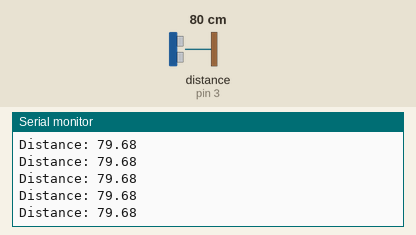
Simulated run of this sketch. Board: Arduino Uno, built with avr-gcc and run on an emulated ATmega328P. Shown: the last lines printed to the serial monitor. Wiring (inferred from the names in the program): ultrasonic range finder: trigger pin 2; echo pin 3. Inputs (shaded band) come from the test bench; at power-on: distance to the obstacle (sensor on pin 3) 80 cm. The echo pulse lasts 58.3 µs per cm.

Above: at 1.2 s.
1.3 s: distance to the obstacle (sensor on pin 3) set to 2 cm
At 1.39 s:
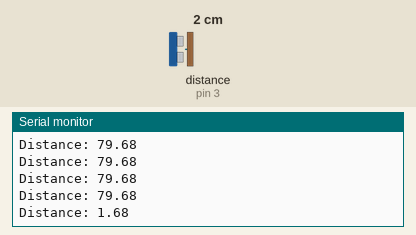
2.8 s: distance to the obstacle (sensor on pin 3) set to 4 cm
At 2.81 s:
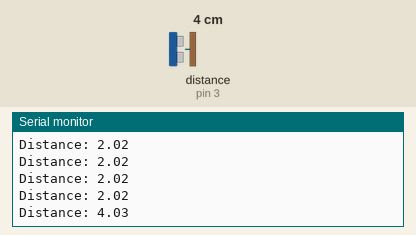
4.3 s: distance to the obstacle (sensor on pin 3) set to 9 cm
At 4.34 s:
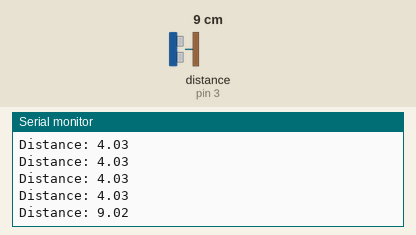
7.3 s: distance to the obstacle (sensor on pin 3) set to 35 cm
At 7.3 s:
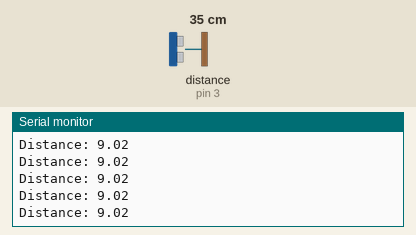
Timing chart, 0 to 10.3 s (numbered marks = the images above; inputs shaded):
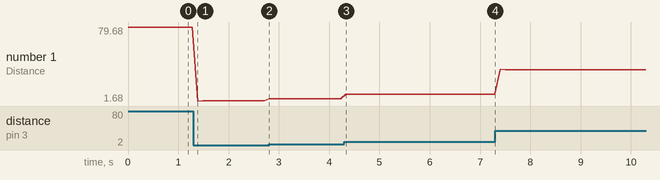

The sketch:

Data_logger.ino
```cpp
/*
 * HC-SR04 example sketch
 *
 * https://create.arduino.cc/projecthub/Isaac100/getting-started-with-the-hc-sr04-ultrasonic-sensor-036380
 *
 * by Isaac100
 */


/*
 * pin 9 (A0) is echo (input)
 * pin 10 (A1) is trig (output)
 *
 */
const int trigPin = 2; //digital pin on the right side
const int echoPin = 3; //digital pin on the right side
const int DATA_POINTS = 100;

float duration, distance;
float distance_data[DATA_POINTS] = {0.0};

void setup() {
  pinMode(trigPin, OUTPUT);
  pinMode(echoPin, INPUT);
  Serial.begin(9600);
}

//need to make a shift data function for aray
//need to make an array to hold the data
//think about how to incorporate this into pid loop

void loop() {

  digitalWrite(trigPin, LOW);
  delayMicroseconds(2);
  digitalWrite(trigPin, HIGH);
  delayMicroseconds(10);
  digitalWrite(trigPin, LOW);

  duration = pulseIn(echoPin, HIGH);
  distance = (duration*.0343)/2;
  populateArray(distance_data, distance);
  Serial.print("Distance: ");
  Serial.println(distance);
  delay(100); // maniplate this to affect the sample rate
}

void populateArray(float dataArray[], float dataPoint) {
  /*
  This function populates the data array
  */
    // check if index value is zero and adds new value for initial populating values
    for (int i = 0; i < DATA_POINTS; ++i) {
        if (dataArray[i] == 0) {
            // vacant index found and new value added
            dataArray[i] = dataPoint;
            printf("Distance data point %f added at index %f\n", dataPoint, i); //for debugging purposes
        }
    }

    // array is fully populated
    //perform a left shift to get index zero value out
    for (int i = 0; i < DATA_POINTS - 1; ++i) {
        dataArray[i] = dataArray[i + 1];
    }

    // Add the new value to the end
    //new values at the back of the queue need to be shifted in
    dataArray[DATA_POINTS - 1] = dataPoint;
    printf("Distace point %f added to the end of the array\n", dataPoint); //for debugging purposes
    return;

}
```

Measured:
- after the input at 1.3 s, the serial monitor: prints a new line after 0.08 s (image 1)
- after the input at 2.8 s, the serial monitor: prints a new line at once (image 2)
- after the input at 4.3 s, the serial monitor: prints a new line at once (image 3)
- plotted number 1: 79.68 → 2.02 after the input at 1.3 s, 2.02 → 4.03 after the input at 2.8 s, 4.03 → 9.02 after the input at 4.3 s, 9.02 → 34.68 after the input at 7.3 s
